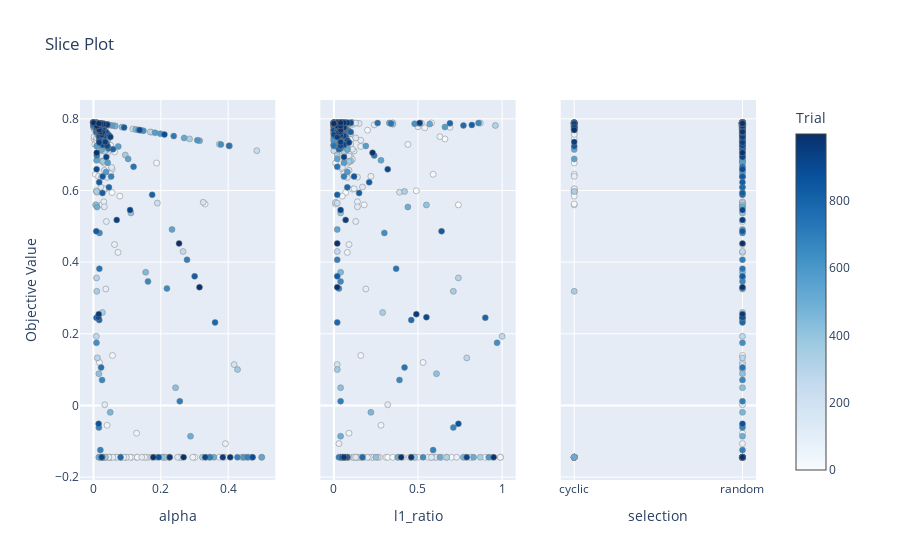

Notebook source saved alongside this figure:
### Code cell
optuna.visualization.plot_slice(study_en)

### Figure 1 — Plotly figure (JSON) as saved in the notebook; plotly's stock layout.template omitted (floating-point values rounded to 4 significant figures; data arrays with more than 128 entries replaced by an {"elided": "..."} marker saying what was removed)
{"data": [{"marker": {"color": {"elided": "1000 int values"}, "colorbar": {"title": {"text": "Trial"}, "x": 1, "xpad": 40}, "colorscale": [[0, "rgb(247,251,255)"], [0.125, "rgb(222,235,247)"], [0.25, "rgb(198,219,239)"], [0.375, "rgb(158,202,225)"], [0.5, "rgb(107,174,214)"], [0.625, "rgb(66,146,198)"], [0.75, "rgb(33,113,181)"], [0.875, "rgb(8,81,156)"], [1, "rgb(8,48,107)"]], "line": {"color": "Grey", "width": 0.5}, "showscale": true}, "mode": "markers", "showlegend": false, "type": "scatter", "x": {"elided": "1000 float values"}, "xaxis": "x", "y": {"elided": "1000 float values"}, "yaxis": "y"}, {"marker": {"color": {"elided": "1000 int values"}, "colorbar": {"title": {"text": "Trial"}, "x": 1, "xpad": 40}, "colorscale": [[0, "rgb(247,251,255)"], [0.125, "rgb(222,235,247)"], [0.25, "rgb(198,219,239)"], [0.375, "rgb(158,202,225)"], [0.5, "rgb(107,174,214)"], [0.625, "rgb(66,146,198)"], [0.75, "rgb(33,113,181)"], [0.875, "rgb(8,81,156)"], [1, "rgb(8,48,107)"]], "line": {"color": "Grey", "width": 0.5}, "showscale": false}, "mode": "markers", "showlegend": false, "type": "scatter", "x": {"elided": "1000 float values"}, "xaxis": "x2", "y": {"elided": "1000 float values"}, "yaxis": "y2"}, {"marker": {"color": {"elided": "1000 int values"}, "colorbar": {"title": {"text": "Trial"}, "x": 1, "xpad": 40}, "colorscale": [[0, "rgb(247,251,255)"], [0.125, "rgb(222,235,247)"], [0.25, "rgb(198,219,239)"], [0.375, "rgb(158,202,225)"], [0.5, "rgb(107,174,214)"], [0.625, "rgb(66,146,198)"], [0.75, "rgb(33,113,181)"], [0.875, "rgb(8,81,156)"], [1, "rgb(8,48,107)"]], "line": {"color": "Grey", "width": 0.5}, "showscale": false}, "mode": "markers", "showlegend": false, "type": "scatter", "x": {"elided": "1000 str values"}, "xaxis": "x3", "y": {"elided": "1000 float values"}, "yaxis": "y3"}], "layout": {"title": {"text": "Slice Plot"}, "xaxis": {"anchor": "y", "domain": [0, 0.2889], "title": {"text": "alpha"}}, "xaxis2": {"anchor": "y2", "domain": [0.3556, 0.6444], "title": {"text": "l1_ratio"}}, "xaxis3": {"anchor": "y3", "domain": [0.7111, 1], "title": {"text": "selection"}}, "yaxis": {"anchor": "x", "domain": [0, 1], "title": {"text": "Objective Value"}}, "yaxis2": {"anchor": "x2", "domain": [0, 1], "matches": "y", "showticklabels": false}, "yaxis3": {"anchor": "x3", "domain": [0, 1], "matches": "y", "showticklabels": false}}}
